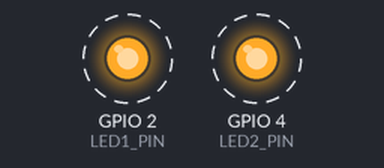
This sketch was run on a simulated ESP32. Parts: output pins drawn as LEDs (lit = HIGH). Dashed ring = blinking. What the sketch prints to the serial monitor is not drawn.

Above: at 0.2 s.
Timing chart, 0 to 3.5 s (numbered marks = the images above):
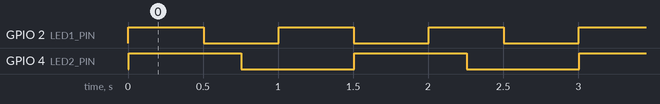

Measured:
- by itself, GPIO 2 (LED1_PIN): alternates HIGH for 0.50 s and LOW for 0.50 s
- by itself, GPIO 4 (LED2_PIN): alternates HIGH for 0.75 s and LOW for 0.75 s

The sketch:

sketch.ino
```cpp
/*
 * Dual Core - Dual Core Execution
 *
 * Konsep: Menjalankan task pada Core 0 dan Core 1
 *
 * Komponen:
 * - LED1 (D2)
 * - LED2 (D4)
 *
 * Pinout:
 * - LED1 -> GPIO 2
 * - LED2 -> GPIO 4
 */

#include <freertos/FreeRTOS.h>
#include <freertos/task.h>

const int LED1_PIN = 2;
const int LED2_PIN = 4;

void setup() {
  Serial.begin(115200);
  pinMode(LED1_PIN, OUTPUT);
  pinMode(LED2_PIN, OUTPUT);

  Serial.println("Dual Core Demo Started");

  // Get core information
  Serial.print("Running on Core: ");
  Serial.println(xPortGetCoreID());

  // Create task on Core 0
  xTaskCreatePinnedToCore(
    core0Task,
    "Core 0 Task",
    2048,
    NULL,
    1,
    NULL,
    0  // Core 0
  );

  // Create task on Core 1
  xTaskCreatePinnedToCore(
    core1Task,
    "Core 1 Task",
    2048,
    NULL,
    1,
    NULL,
    1  // Core 1
  );

  Serial.println("Tasks pinned to different cores");
}

void core0Task(void* parameter) {
  while (1) {
    digitalWrite(LED1_PIN, HIGH);
    Serial.print("Core 0: LED1 ON - Core ID: ");
    Serial.println(xPortGetCoreID());
    vTaskDelay(500 / portTICK_PERIOD_MS);

    digitalWrite(LED1_PIN, LOW);
    Serial.print("Core 0: LED1 OFF - Core ID: ");
    Serial.println(xPortGetCoreID());
    vTaskDelay(500 / portTICK_PERIOD_MS);
  }
}

void core1Task(void* parameter) {
  while (1) {
    digitalWrite(LED2_PIN, HIGH);
    Serial.print("Core 1: LED2 ON - Core ID: ");
    Serial.println(xPortGetCoreID());
    vTaskDelay(750 / portTICK_PERIOD_MS);

    digitalWrite(LED2_PIN, LOW);
    Serial.print("Core 1: LED2 OFF - Core ID: ");
    Serial.println(xPortGetCoreID());
    vTaskDelay(750 / portTICK_PERIOD_MS);
  }
}

void loop() {
  vTaskDelay(1000 / portTICK_PERIOD_MS);
}
```
